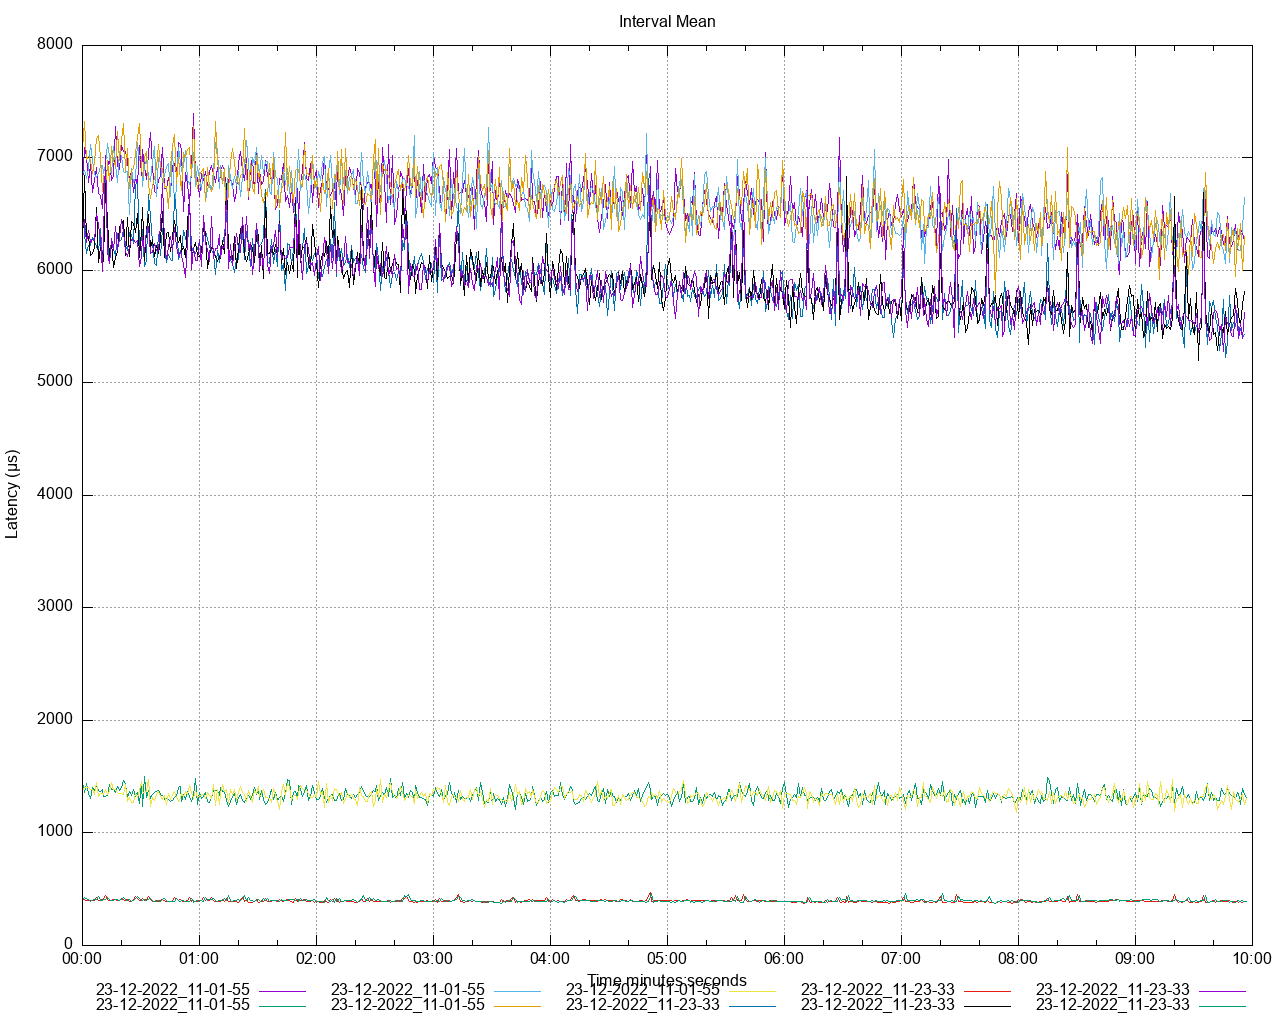

Here is the gnuplot script that generated this plot:
set title 'Interval Mean' noenhanced
set style data lines
set datafile separator ","
set terminal png size 1280,1024
set grid
set key below
set xdata time
set timefmt "%s"
offset = 0
t0(x)=(offset=($0==0) ? x : offset, x - offset)
set xlabel 'Time minutes:seconds'
set ylabel 'Latency (μs)'
set output '/Users/ahmet.mircik/Workspace/python/hazelcast-simulator/offload-benchmarks/report/latency/latency_interval_mean_get.png'
plot \
   '/Users/ahmet.mircik/Workspace/python/hazelcast-simulator/offload-benchmarks/report/data/latency_interval_mean_get_1.data' using (t0(timecolumn(1))):2 title "23-12-2022_11-01-55" noenhanced , \
   '/Users/ahmet.mircik/Workspace/python/hazelcast-simulator/offload-benchmarks/report/data/latency_interval_mean_get_2.data' using (t0(timecolumn(1))):2 title "23-12-2022_11-01-55" noenhanced , \
   '/Users/ahmet.mircik/Workspace/python/hazelcast-simulator/offload-benchmarks/report/data/latency_interval_mean_get_3.data' using (t0(timecolumn(1))):2 title "23-12-2022_11-01-55" noenhanced , \
   '/Users/ahmet.mircik/Workspace/python/hazelcast-simulator/offload-benchmarks/report/data/latency_interval_mean_get_4.data' using (t0(timecolumn(1))):2 title "23-12-2022_11-01-55" noenhanced , \
   '/Users/ahmet.mircik/Workspace/python/hazelcast-simulator/offload-benchmarks/report/data/latency_interval_mean_get_5.data' using (t0(timecolumn(1))):2 title "23-12-2022_11-01-55" noenhanced , \
   '/Users/ahmet.mircik/Workspace/python/hazelcast-simulator/offload-benchmarks/report/data/latency_interval_mean_get_6.data' using (t0(timecolumn(1))):2 title "23-12-2022_11-23-33" noenhanced , \
   '/Users/ahmet.mircik/Workspace/python/hazelcast-simulator/offload-benchmarks/report/data/latency_interval_mean_get_7.data' using (t0(timecolumn(1))):2 title "23-12-2022_11-23-33" noenhanced , \
   '/Users/ahmet.mircik/Workspace/python/hazelcast-simulator/offload-benchmarks/report/data/latency_interval_mean_get_8.data' using (t0(timecolumn(1))):2 title "23-12-2022_11-23-33" noenhanced , \
   '/Users/ahmet.mircik/Workspace/python/hazelcast-simulator/offload-benchmarks/report/data/latency_interval_mean_get_9.data' using (t0(timecolumn(1))):2 title "23-12-2022_11-23-33" noenhanced , \
   '/Users/ahmet.mircik/Workspace/python/hazelcast-simulator/offload-benchmarks/report/data/latency_interval_mean_get_10.data' using (t0(timecolumn(1))):2 title "23-12-2022_11-23-33" noenhanced , \
